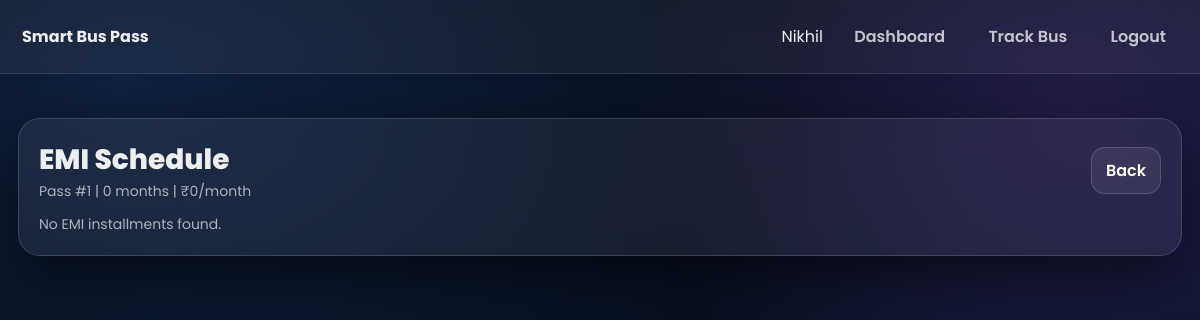
The page /emi/1 (signed in) on the database its author committed.
### tables this page shows
CREATE TABLE bus_pass (
        pass_id INTEGER PRIMARY KEY AUTOINCREMENT,
        user_id INTEGER NOT NULL,
        user_name TEXT NOT NULL,
        email TEXT NOT NULL,
        route TEXT NOT NULL,
        pass_type TEXT NOT NULL,
        status TEXT NOT NULL DEFAULT 'Pending',
        remarks TEXT DEFAULT '',
        fraud_score INTEGER DEFAULT 0,
        fraud_flag TEXT DEFAULT 'Low',
        created_at TEXT NOT NULL,
        reviewed_at TEXT,
        approved_at TEXT,
        rejected_at TEXT,
        valid_from TEXT,
        valid_till TEXT,
        renewal_count INTEGER DEFAULT 0, photo_path TEXT, college_name TEXT, enrollment_no TEXT, verified INTEGER DEFAULT 0, price INTEGER DEFAULT 0, payment_status TEXT DEFAULT 'Pending', payment_method TEXT, txn_id TEXT, paid_at TEXT, emi_months INTEGER DEFAULT 0, emi_monthly_amount INTEGER DEFAULT 0,
        FOREIGN KEY(user_id) REFERENCES users(id)
    );

### app.py (the view)
@app.route('/emi/<int:pass_id>')
def emi_schedule(pass_id):
    if not require_login():
        return redirect(url_for('login'))
    conn = get_db()
    bp = conn.execute("SELECT pass_id,user_id,emi_months,emi_monthly_amount,payment_status FROM bus_pass WHERE pass_id=?", (pass_id,)).fetchone()
    if not bp:
        conn.close()
        flash("Pass not found.")
        return redirect(url_for('dashboard'))
    if session.get('role') != 'admin' and bp['user_id'] != session.get('user_id'):
        conn.close()
        return render_template('403.html', title="403 | " + APP_TITLE), 403
    inst = conn.execute("SELECT * FROM emi_installments WHERE pass_id=? ORDER BY installment_no", (pass_id,)).fetchall()
    conn.close()
    return render_template("emi_schedule.html", bp=bp, installments=inst, title="EMI Schedule | " + APP_TITLE)

### app.py (called while the page is built)
@app.before_request
def _rate_limit_guard():
    try:
        ip = request.headers.get("X-Forwarded-For", request.remote_addr) or "unknown"
        endpoint = (request.endpoint or "unknown")
        minute = datetime.now().strftime("%Y%m%d%H%M")
        key = (ip, endpoint, minute)
        _rate_bucket[key] = _rate_bucket.get(key, 0) + 1
        if _rate_bucket[key] > RATE_LIMIT_PER_MINUTE:
            return render_template("403.html", title="403 | " + APP_TITLE), 403
    except Exception:
        pass

def get_db():
    conn = sqlite3.connect(DB_PATH)
    conn.row_factory = sqlite3.Row
    return conn

def require_login():
    return 'user_id' in session

### templates/emi_schedule.html
{% extends "base.html" %}
{% block content %}
<div class="card pad">
  <div style="display:flex;justify-content:space-between;align-items:center;gap:10px;flex-wrap:wrap">
    <div>
      <div class="h1">EMI Schedule</div>
      <div class="muted">Pass #{{ bp.pass_id }} | {{ bp.emi_months }} months | ₹{{ bp.emi_monthly_amount }}/month</div>
    </div>
    <a class="btn secondary" href="{{ url_for('pass_details', pass_id=bp.pass_id) }}">Back</a>
  </div>
  {% if installments %}
  <div style="overflow:auto;margin-top:14px">
    <table class="table">
      <thead>
        <tr><th>#</th><th>Due Date</th><th>Amount</th><th>Status</th><th>Paid At</th><th>Txn</th>{% if session.role=='admin' %}<th>Admin</th>{% endif %}</tr>
      </thead>
      <tbody>
        {% for i in installments %}
        <tr>
          <td>{{ i.installment_no }}</td>
          <td>{{ i.due_date }}</td>
          <td>₹{{ i.amount }}</td>
          <td><span class="badge">{{ i.status }}</span></td>
          <td class="muted">{{ i.paid_at or '-' }}</td>
          <td class="muted">{{ i.txn_id or '-' }}</td>
          {% if session.role=='admin' %}
          <td>
            {% if i.status != 'Paid' %}
            <form method="post" action="{{ url_for('admin_emi_mark_paid', inst_id=i.id) }}">
              <button class="btn" type="submit">Mark Paid</button>
            </form>
            {% else %}
              <span class="muted">—</span>
            {% endif %}
          </td>
          {% endif %}
        </tr>
        {% endfor %}
      </tbody>
    </table>
  </div>
  {% else %}
    <p class="muted" style="margin-top:12px">No EMI installments found.</p>
  {% endif %}
</div>
{% endblock %}

### templates/base.html (shortened to what this page needs)
<!DOCTYPE html>
<html lang="en">
<head>
  <link rel="stylesheet" href="https://cdnjs.cloudflare.com/ajax/libs/font-awesome/6.5.0/css/all.min.css">
  <link rel="stylesheet" href="{{ url_for('static', filename='css/modern.css') }}">
</head>
<body>
  <div class="navbar">
    <div>
      <strong>Smart Bus Pass</strong>
    </div>
    <div class="nav-links">
      {% if session.get('user') %}
        <span>{{ session.get('user') }}</span>
        {% if session.get('role') in ['admin','verifier'] %}
          <a href="{{ url_for('admin_analytics') }}">Dashboard</a>
        {% else %}
          <a href="{{ url_for('dashboard') }}">Dashboard</a>
        {% endif %}
        <a href="{{ url_for('track_bus') }}">Track Bus</a>
        <a href="{{ url_for('logout') }}">Logout</a>
      {% else %}
        <a href="{{ url_for('login') }}">Login</a>
        <a href="{{ url_for('register') }}">Register</a>
      {% endif %}
    </div>
  </div>
  <div class="container">
    {% block content %}{% endblock %}
  </div>
</body>
</html>

### static/css/modern.css (style rules this page uses)
:root { --bg1:#060a12; --bg2:#0b1730; --card:rgba(255,255,255,0.06); --card2:rgba(255,255,255,0.09); --border:rgba(255,255,255,0.14); --text:rgba(255,255,255,0.92); --muted:rgba(255,255,255,0.72); --shadow:0 18px 55px rgba(0,0,0,0.55); --r:22px; }
body { background: radial-gradient(1200px 800px at 10% 10%, rgba(59,130,246,0.18), transparent 55%), radial-gradient(900px 700px at 90% 15%, rgba(168,85,247,0.16), transparent 50%), radial-gradient(900px 700px at 60% 90%, rgba(34,197,94,0.10), transparent 55%), linear-gradient(135deg, var(--bg1), var(--bg2)); color: var(--text); }
.container { max-width:1250px; margin:26px auto; padding:18px; }
.navbar { position:sticky; top:0; z-index:1000; padding:14px 22px; border-bottom:1px solid rgba(255,255,255,0.10); }
.nav-links a { display:inline-flex; align-items:center; gap:8px; padding:10px 12px; border-radius:14px; background:transparent; }
.card { background: var(--card); border:1px solid var(--border); border-radius: var(--r); box-shadow: var(--shadow); }
.btn { border:1px solid rgba(255,255,255,0.16); background:rgba(255,255,255,0.07); border-radius:14px; padding:10px 14px; }

### templates/base.html (style rules this page uses)
* { margin:0;padding:0;box-sizing:border-box; }
body { font-family:'Poppins',sans-serif; background: linear-gradient(135deg,#0f172a,#1e293b); color:#fff; min-height:100vh; }
a { text-decoration:none;color:inherit; }
.container { max-width:1200px; margin:40px auto; padding:20px; }
.card { background: rgba(255,255,255,0.05); backdrop-filter: blur(12px); border:1px solid rgba(255,255,255,0.15); border-radius:18px; box-shadow:0 15px 40px rgba(0,0,0,0.4); }
.pad { padding:20px; }
.btn { padding:10px 16px; border:none; border-radius:10px; cursor:pointer; font-weight:600; transition:.3s ease; background:rgba(255,255,255,0.08); color:#fff; }
.h1 { font-size:28px; font-weight:800; }
.muted { opacity:.7; font-size:14px; }
.navbar { display:flex; justify-content:space-between; align-items:center; padding:16px 30px; background:rgba(255,255,255,0.05); backdrop-filter:blur(8px); border-bottom:1px solid rgba(255,255,255,0.1); }
.nav-links a { margin-left:15px; font-weight:600; opacity:.8; }

### rows shown on the page
bus_pass: get "Nikhil", pass_id "1", emi_months "0", emi_monthly_amount "0"
